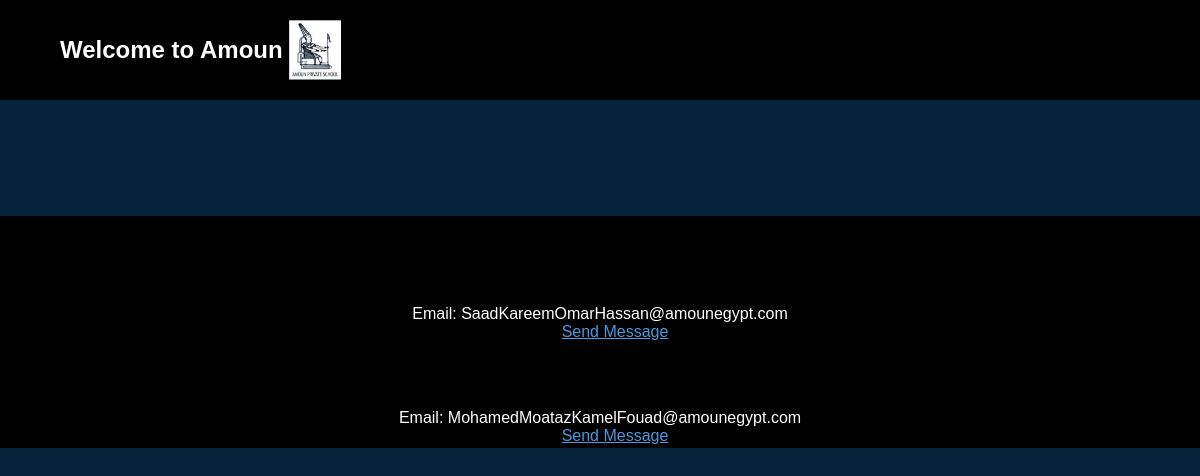
The app's page /teacherMessageFrontEnd.php, older data.
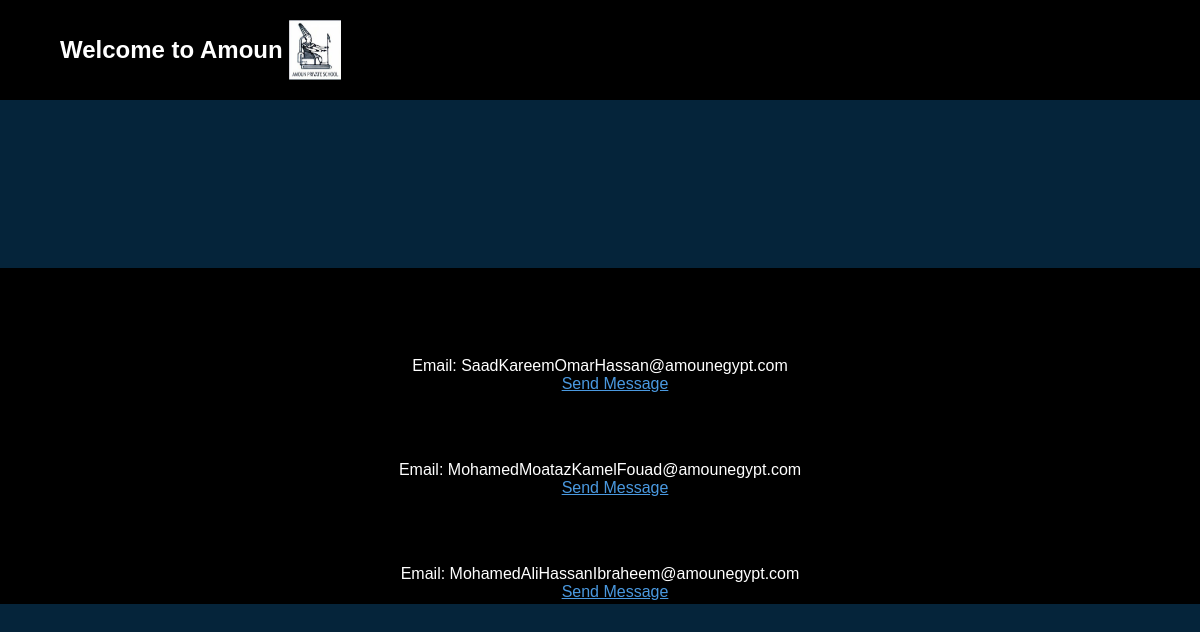
The same page, newer data.
### tables this page shows
CREATE TABLE `Registration` (
  `ID` int(255) NOT NULL,
  `firstName` varchar(30) NOT NULL,
  `secondName` varchar(30) NOT NULL,
  `thirdName` varchar(30) NOT NULL,
  `forthName` varchar(30) NOT NULL,
  `email` varchar(100) NOT NULL,
  `nationalNumber` varchar(255) NOT NULL,
  `birthDate` varchar(15) NOT NULL,
  `gender` varchar(10) NOT NULL,
  `user` int(5) DEFAULT NULL
);

### teacherMessageFrontEnd.php (the view, shortened to what this page needs)
<?php include "homemenu.php"; ?>
<?php include "dB.php"; ?>
<head>
</head>
<body onload='teacherMenu()'>
<div class="wrapper">
<div class="main_container">
<div class="item">
<form method="POST" action="">
<div class="register">
  <?php
$result = mysqli_query($conn, "SELECT * FROM Registration WHERE user='1'");
while($row = mysqli_fetch_array($result)){
  $e = $row['email'];
  ?>
  <br><br>
  <?php
         echo "Email: " .$e. "<br>";
?>
<a href="sendMessageTeacher.php?!?=<?php echo $e; ?>" class="u">Send Message</a>
<?php
}
?>
</div>
</form>
</div>
</div>
</div>
</body>

Row changes from the older to the newer data that the page shows:
added registration: email "MohamedAliHassanIbraheem@amounegypt.com"
